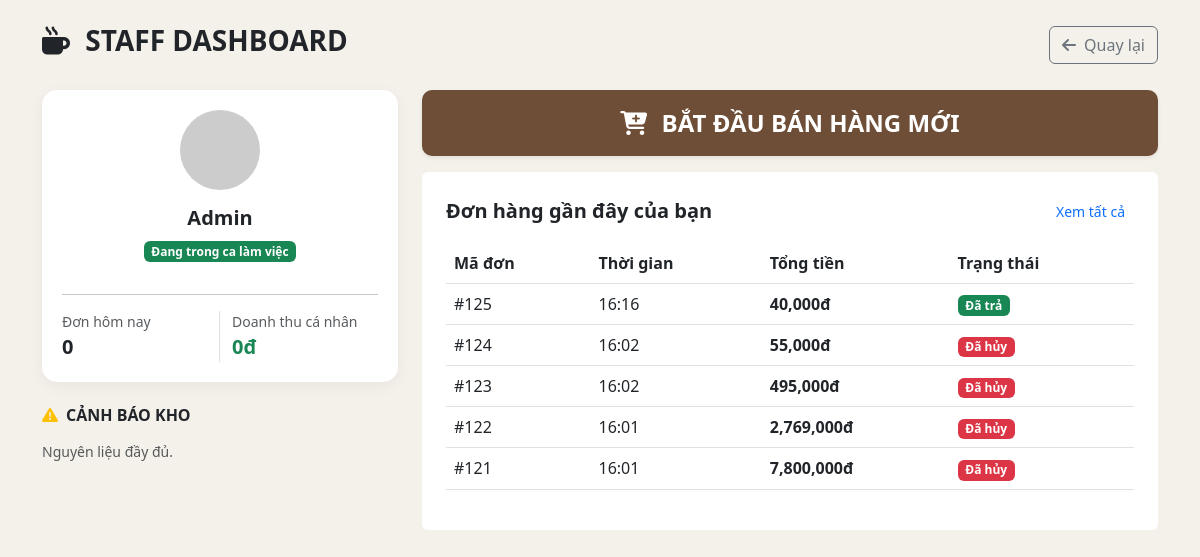
The page /pos/index.php (signed in) on the database as committed earlier.
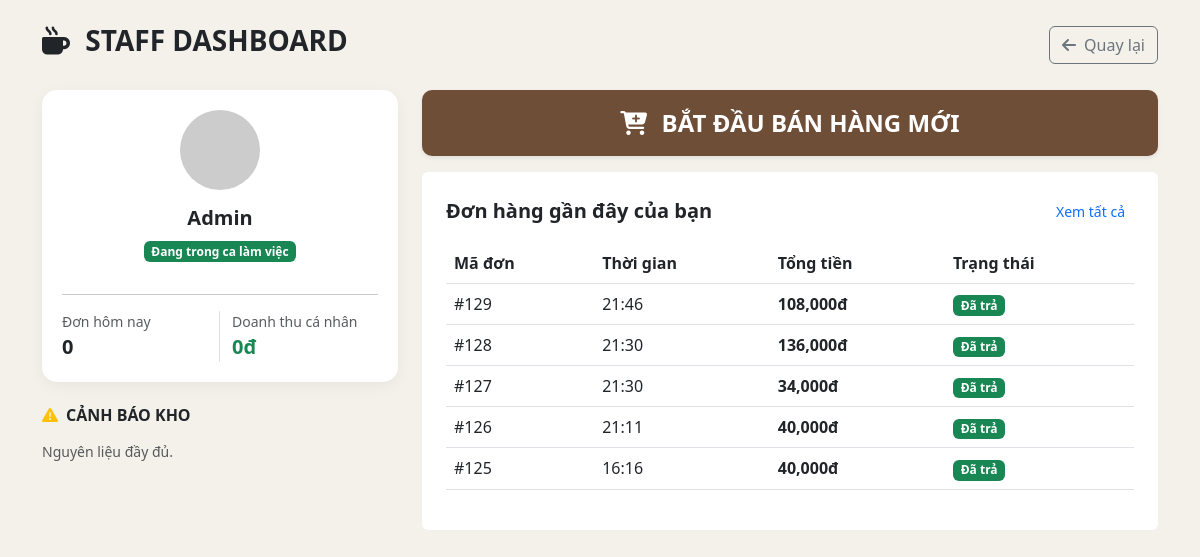
The same page on the database as committed later.
### tables this page shows
CREATE TABLE `orders` (
  `id` int(11) NOT NULL,
  `user_id` int(11) NOT NULL DEFAULT 1,
  `order_date` datetime NOT NULL DEFAULT current_timestamp(),
  `total_price` int(11) NOT NULL,
  `payment_method` varchar(50) DEFAULT 'cash' COMMENT 'cash hoặc transfer',
  `status` varchar(255) NOT NULL DEFAULT 'not_paid',
  `session_id` int(11) DEFAULT NULL,
  `voucher_code` varchar(50) DEFAULT NULL,
  `discount_percent` decimal(5,2) DEFAULT 0.00,
  `final_amount` decimal(10,2) DEFAULT 0.00
);

### pos/index.php (the view, shortened to what the changed rows need)
<?php
global $mysqli;
$user_id = $_SESSION['user_id'];
?>
<!DOCTYPE html>
<html lang="vi">
<head>
    <link href="https://cdn.jsdelivr.net/npm/bootstrap@5.3.0/dist/css/bootstrap.min.css" rel="stylesheet">
    <link rel="stylesheet" href="https://cdnjs.cloudflare.com/ajax/libs/font-awesome/6.4.0/css/all.min.css">
</head>
<body>
<div class="container py-4">
    <div class="row g-4">
        <div class="col-lg-8">
            <div class="row g-3">
                <div class="col-md-12">
                    <div class="card stat-card p-4">
                        <div class="table-responsive">
                            <table class="table table-hover">
                                <thead>
                                    <tr>
                                        <th>Mã đơn</th>
                                        <th>Thời gian</th>
                                        <th>Tổng tiền</th>
                                        <th>Trạng thái</th>
                                    </tr>
                                </thead>
                                <tbody>
                                    <?php
$recent_orders = $mysqli->query("SELECT id, order_date, total_price, status
                                FROM orders WHERE user_id = $user_id
                                ORDER BY order_date DESC LIMIT 5");
while($row = $recent_orders->fetch_assoc()):
?>
<tr>
    <td>#<?= $row['id'] ?></td>
    <td><?= date('H:i', strtotime($row['order_date'])) ?></td>
    <td class="fw-bold"><?= number_format($row['total_price']) ?>đ</td>
    <td>
        <?php if ($row['status'] == 'paid'): ?>
<span class="badge bg-success">Đã trả</span>
        <?php elseif ($row['status'] == 'canceled'): ?>
<span class="badge bg-danger">Đã hủy</span>
        <?php else: ?>
<span class="badge bg-warning text-dark">Đang xử lý</span>
        <?php endif; ?>
    </td>
</tr>
<?php endwhile; ?>
                                </tbody>
                            </table>
                        </div>
                    </div>
                </div>
            </div>
        </div>
    </div>
</div>
</body>
</html>

Rows that differ between the two databases and show on the page:
no longer on this page (row unchanged): orders: id "124", order_date "16:02", total_price "55,000", status "Đã hủy"
no longer on this page (row unchanged): orders: id "123", order_date "16:02", total_price "495,000", status "Đã hủy"
no longer on this page (row unchanged): orders: id "122", order_date "16:01", total_price "2,769,000", status "Đã hủy"
no longer on this page (row unchanged): orders: id "121", order_date "16:01", total_price "7,800,000", status "Đã hủy"
added orders: id "129", order_date "21:46", total_price "108,000", status "Đã trả"
added orders: id "128", order_date "21:30", total_price "136,000", status "Đã trả"
added orders: id "127", order_date "21:30", total_price "34,000", status "Đã trả"
added orders: id "126", order_date "21:11", total_price "40,000", status "Đã trả"
